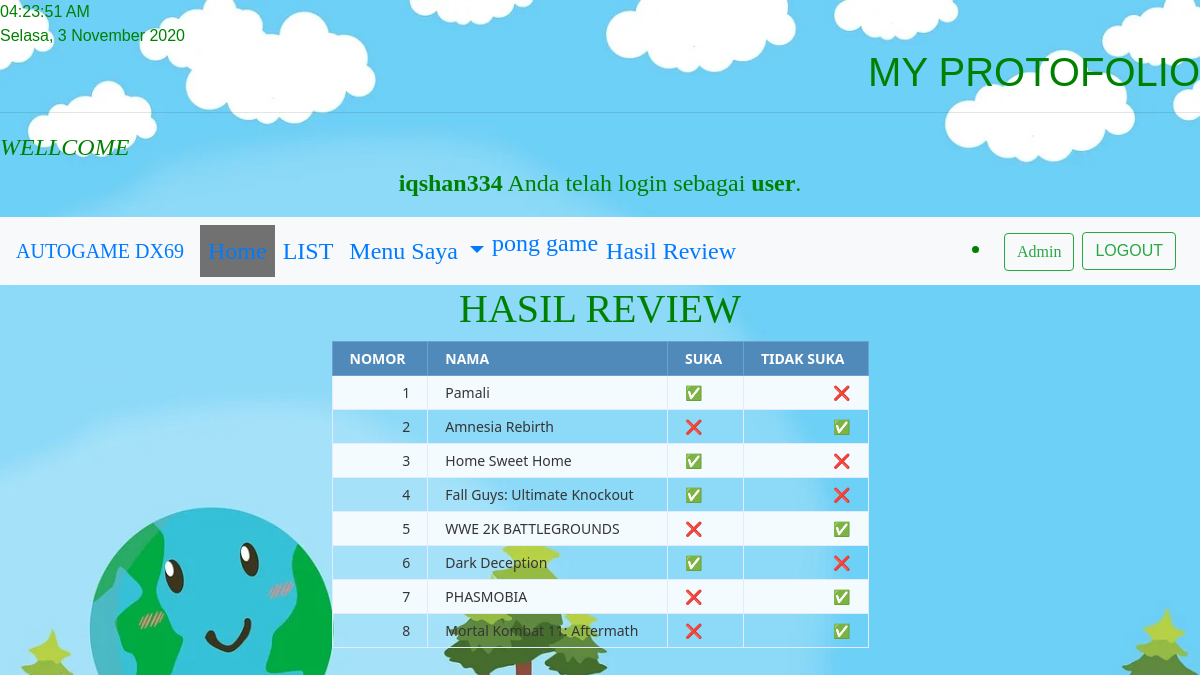
The page /uts/hasil.php (signed in) on the database its author committed.
### tables this page shows
CREATE TABLE `hasil` (
  `nomor` int(11) NOT NULL,
  `nama` varchar(250) NOT NULL,
  `suka` varchar(250) NOT NULL,
  `tidak suka` varchar(250) NOT NULL
);

### uts/hasil.php (the view, shortened to what this page needs)
<?php
$db_host = 'localhost';
$db_user = 'root';
$db_pass = '';
$db_name = 'user_level';
$conn = mysqli_connect($db_host, $db_user, $db_pass, $db_name);
$sql = 'SELECT *
    FROM hasil';
$query = mysqli_query($conn, $sql);
?>
<html>
<head>
</head>
<body>
<!DOCTYPE html>
<html>
<head>
  <link rel="stylesheet" href="https://maxcdn.bootstrapcdn.com/bootstrap/4.3.1/css/bootstrap.min.css">
</head>
<body>
<font face=arial size=3 color=green>
  <div id="clock"></div>
<h1 class="right">MY Protofolio</h1>
</font>
  <hr>
  <font face=arial size=3 color=green>
      <font face=calibri size=5>
<i><marquee scrollamount=15>WELLCOME</marquee></i>
</head>
</head>
<body>
  <center>
 <b><?php echo $_SESSION['username']; ?></b> Anda telah login sebagai <b><?php echo $_SESSION['level']; ?></b>.</p></center>
<nav class="navbar navbar-expand-lg navbar-drack bg-light" >
    <a class="navbar-brand" href="https://www.youtube.com/channel/UCEfdKbD-NnCbehXOe3np-7w">AUTOGAME DX69</a>
    <div class="collapse navbar-collapse" id="navbarSupportedContent">
      <ul class="navbar-nav mr-auto">
        <li class="nav-item active">
          <a class="nav-link" href="halaman_user.php">Home <span class="sr-only">(current)</span></a>
        </li>
        <li class="nav-item">
          <a class="nav-link" href="list.php">LIST</a>
        <li class="nav-item dropdown">
          <a class="nav-link dropdown-toggle" href="#" id="navbarDropdown" role="button" data-toggle="dropdown" aria-haspopup="true" aria-expanded="false">
            Menu Saya
          </a>
        </li>
        <li class="nav-item">
          <a class="ndropdown-item" href="tetris.php" tabindex="-1" aria-disabled="false">pong game</a>
        </li>
              <li class="nav-item">
          <a class="nav-link" href="hasil.php">Hasil Review</a>
        </li>
      </ul>
          <li class="nav-item">
          <a href="halaman_admin.php"class="btn btn-outline-success mr-2">Admin</a>
        </li>
      <font face=arial size=3 color=green>
  <a href="logout.php"class="btn btn-outline-success mr-2">LOGOUT</a>
    </div>
 </font>
  <h1>Hasil Review</h1>
  <table class="data-table">
    <thead>
      <tr>
        <th>nomor</th>
        <th>nama</th>
        <th>suka</th>
        <th>tidak suka</th>
      </tr>
    </thead>
    <tbody>
    <?php
    while ($row = mysqli_fetch_array($query))
    {
      echo '<tr>
         <td>'.$row['nomor'].'</td>
          <td>'.$row['nama'].'</td>
          <td>'.$row['suka'].'</td>
         <td>'.$row['tidak suka'].'</td>
        </tr>';
    }?>
    </tbody>
  </table>
</body>
</html>

### uts/hasil.php (style rules this page uses)
body { font-size: 15px; color: #343d44; font-family: "segoe-ui", "open-sans", tahoma, arial; padding: 0; margin: 0; }
table { margin: auto; font-family: "Lucida Sans Unicode", "Lucida Grande", "Segoe Ui"; font-size: 12px; }
h1 { margin: 25px auto 0; text-align: center; text-transform: uppercase; font-size: 17px; }
table td { transition: all .5s; }
.data-table { border-collapse: collapse; font-size: 14px; min-width: 537px; }
.data-table th, .data-table td { border: 1px solid #e1edff; padding: 7px 17px; }
.data-table thead th { background-color: #508abb; color: #FFFFFF; border-color: #6ea1cc !important; text-transform: uppercase; }
.data-table tbody td { color: #353535; }
.data-table tbody td:first-child, .data-table tbody td:nth-child(4), .data-table tbody td:last-child { text-align: right; }
.data-table tbody tr:nth-child(odd) td { background-color: #f4fbff; }
body { background-color: dimgray; }
.right { text-align: right; }
body { background-image:url(anjay246.jpg); background-size:cover; background-attachment: fixed; }
* { box-sizing: border-box; }
body { font-family: Verdana, sans-serif; }
.active { background-color: #717171; }
body { margin: 0; font-family: Arial, Helvetica, sans-serif; }

### rows shown on the page
hasil: nomor "1", nama "Pamali", suka "✅", tidak suka "❌"
hasil: nomor "2", nama "Amnesia Rebirth", suka "❌", tidak suka "✅"
hasil: nomor "3", nama "Home Sweet Home", suka "✅", tidak suka "❌"
hasil: nomor "4", nama "Fall Guys: Ultimate Knockout", suka "✅", tidak suka "❌"
hasil: nomor "5", nama "WWE 2K BATTLEGROUNDS", suka "❌", tidak suka "✅"
hasil: nomor "6", nama "Dark Deception", suka "✅", tidak suka "❌"
hasil: nomor "7", nama "PHASMOBIA", suka "❌", tidak suka "✅"
hasil: nomor "8", nama "Mortal Kombat 11: Aftermath", suka "❌", tidak suka "✅"

### other values the page prints
$_SESSION['username'] "iqshan334"
$_SESSION['level'] "user"
